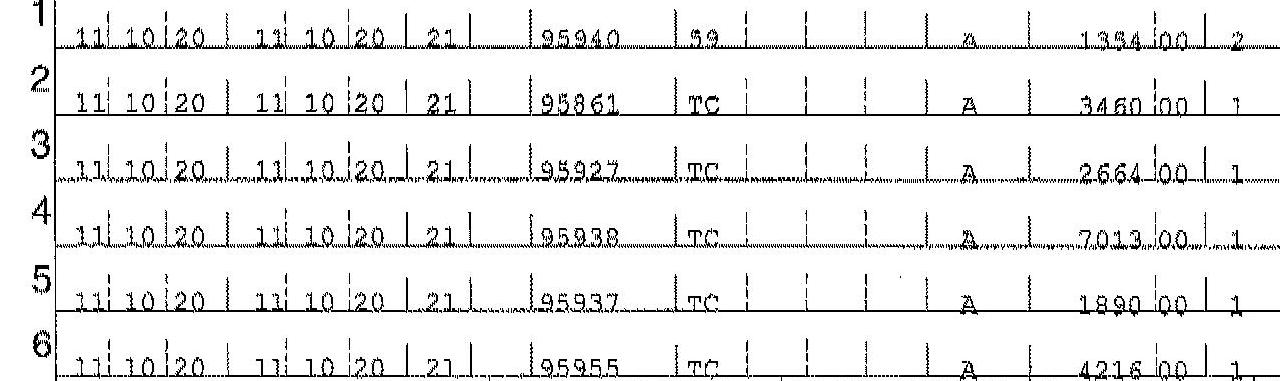
#> input picture Images/testimage1.jpeg, 1280 x 381 px
$ jupyter execute --allow-errors Untitled.ipynb   (older library calls are emulated)
#> lines starting #> are read from the running program, lines starting #| are printed output that depends on the picture; after the words box and inside, x2 and y2 are one past the last pixel; in counts of white or black regions, pixels touching at a corner belong together
[cell 1]
from imutils import contours
import numpy as np
import argparse
import imutils
import cv2

[cell 2]
from PIL import Image
import pytesseract
import cv2 as cv
import numpy as np
import imutils
from imutils import contours
from cv2 import imwrite

pytesseract.pytesseract.tesseract_cmd = r'/opt/homebrew/bin/tesseract'

img = cv.imread('Images/testimage1.jpeg',0)
#> img is the input picture: shape (381, 1280); min 0, max 255, mean 235.9

rectKernel = cv.getStructuringElement(cv.MORPH_RECT, (10, 8))
sqKernel = cv.getStructuringElement(cv.MORPH_RECT, (5, 5))

tophat = cv.morphologyEx(img, cv.MORPH_TOPHAT, rectKernel)
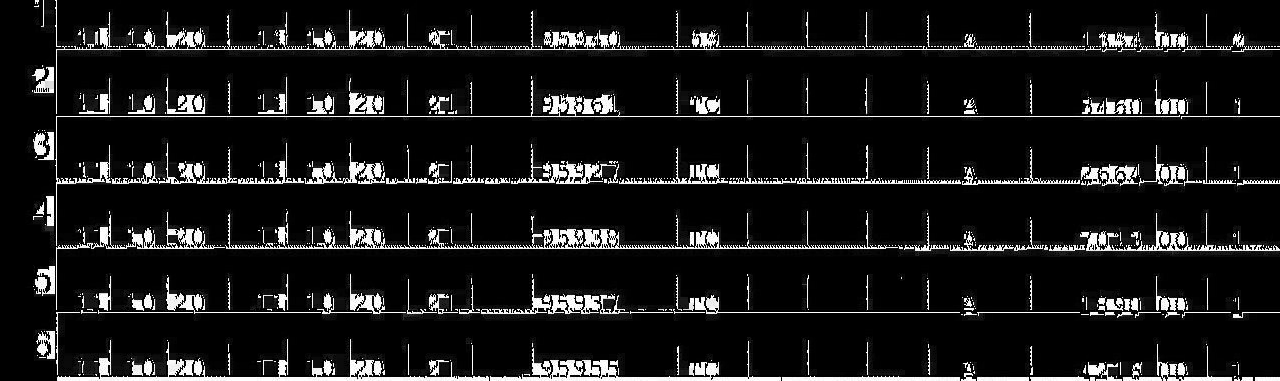
#> tophat: shape (381, 1280); min 0, max 255, mean 25

gradX = cv.Sobel(tophat, ddepth=cv.CV_32F, dx=1, dy=0, ksize=-1)
gradX = np.absolute(gradX)
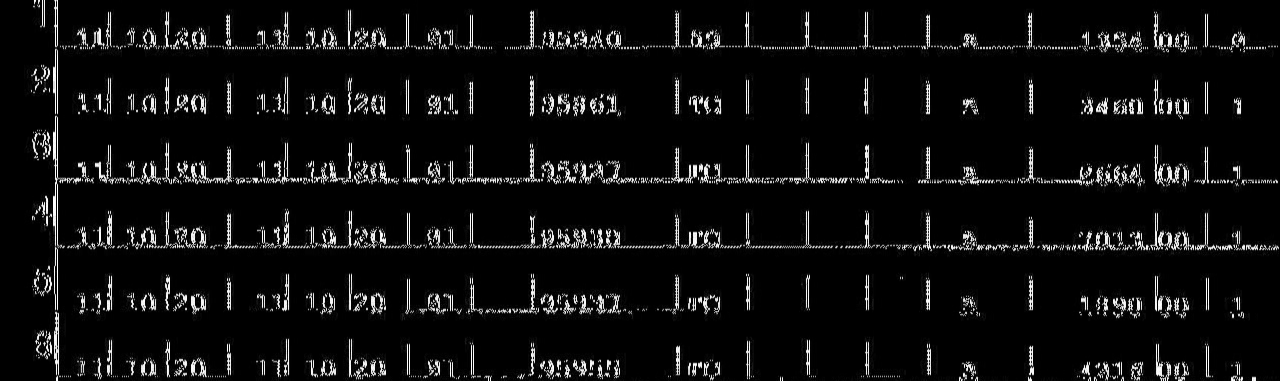
#> gradX: shape (381, 1280) float32; min 0, max 4080, mean 251.8; drawn with min black and max white
(minVal, maxVal) = (np.min(gradX), np.max(gradX))
#> minVal = 0; maxVal = 4080
gradX = (255 * ((gradX - minVal) / (maxVal - minVal)))
gradX = gradX.astype("uint8")
#_, contours, hierarchy = cv2.findContours(img,cv2.RETR_EXTERNAL,cv2.CHAIN_APPROX_NONE)
# apply a closing operation using the rectangular kernel to help
# cloes gaps in between credit card number digits, then apply
# Otsu's thresholding method to binarize the image
gradX = cv.morphologyEx(gradX, cv.MORPH_CLOSE, rectKernel)
thresh = cv.threshold(gradX, 0, 255, cv.THRESH_BINARY | cv.THRESH_OTSU)[1]
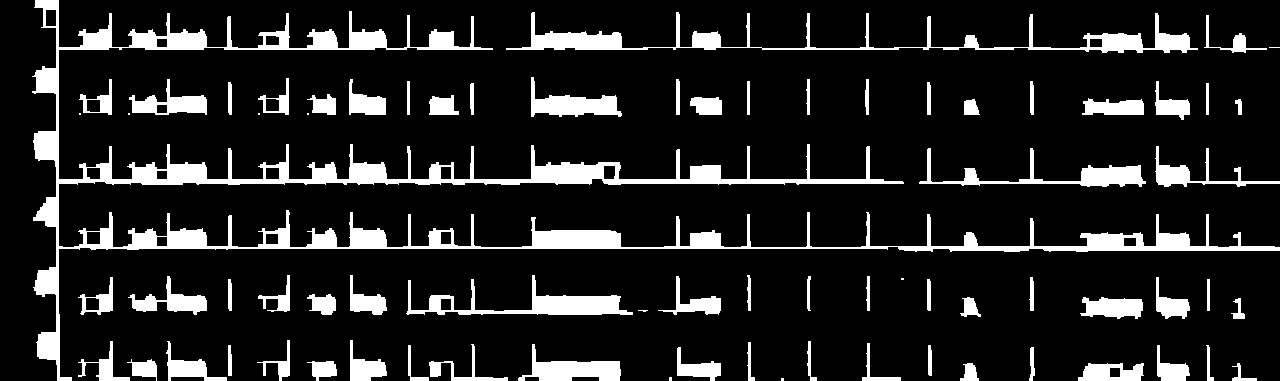
#> thresh: shape (381, 1280); 13.5% white; 75 white regions (9 under 20 px)

# apply a second closing operation to the binary image, again
# to help close gaps between credit card number regions
thresh = cv.morphologyEx(thresh, cv.MORPH_CLOSE, sqKernel)

cnts, _ = cv.findContours(thresh.copy(), cv.RETR_EXTERNAL, cv.CHAIN_APPROX_SIMPLE)
#> cnts = 75 contours, 9 with area under 20; largest, box (x1, y1, x2, y2) and area: (32, 0, 1280, 381) 27318, (506, 12, 1198, 53) 4428, (406, 275, 633, 315) 2470, (919, 148, 1146, 187) 1759, (518, 344, 621, 381) 1570
cnts = cnts[0] if imutils.is_cv2() else cnts[1]
#> cnts = [[781, 378], [781, 380], [783, 380], [783, 378]]
locs = []

[cell 3]
# loop over the contours
for (i, c) in enumerate(cnts):
    # compute the bounding box of the contour, then use the
    # bounding box coordinates to derive the aspect ratio
    (x, y, w, h) = cv.boundingRect(c)
    ar = w / float(h)

    if ar > 2.5 and ar < 4.0:
        # contours can further be pruned on minimum/maximum width
        # and height
        #cv.rectangle(img,(x,y),(x+w,y+h),(125,0,200),5)
        crop_img = img[y-5:y+h+5,x-5:x+w+5]

        th2 = cv.threshold(crop_img, 0, 255, cv.THRESH_BINARY | cv.THRESH_OTSU)[1]

        digitCnts = cv.findContours(th2.copy(), cv.RETR_EXTERNAL, cv.CHAIN_APPROX_SIMPLE)

        digitCnts = digitCnts[0] if imutils.is_cv2() else digitCnts[1]
        digitCnts = contours.sort_contours(digitCnts, method="left-to-right")[0]

        for d in digitCnts:
            (x, y, w, h) = cv.boundingRect(d)
            roi = crop_img[y-1 : y+h+1 , x-1 : x+w+1]
            roi = cv.resize(roi, (200,120))

            th3 = cv.threshold(roi, 0, 255, cv.THRESH_BINARY | cv.THRESH_OTSU)[1]

            arifs = cv.findContours(th3.copy(), cv.RETR_EXTERNAL, cv.CHAIN_APPROX_SIMPLE)
            rifs = arifs[0] if imutils.is_cv2() else arifs[1]

            arif = max(arifs, key = lambda x: cv.contourArea(x))
            drawing2 = np.zeros(th3.shape,np.uint8)
            cv.fillPoly(drawing2, pts =[arif], color=(255,255,255))
            main_digit = cv.bitwise_and(th3,th3, mask=drawing2)
            main_threshold = cv.threshold(main_digit, 0, 255, cv.THRESH_BINARY_INV | cv.THRESH_OTSU)[1]
#> this loop made 4 passes

[cell 4]
from pytesseract import pytesseract

path_to_tesseract = r'/opt/homebrew/bin/tesseract'
pytesseract.tesseract_cmd = path_to_tesseract

#> (the rest of this cell did not finish here and is left out)

[cell 5]
import matplotlib.pyplot as plt
#> (the rest of this cell did not finish here and is left out)

#> (a cell that did not finish here is left out)

#> (a cell that did not finish here is left out)

#> (a cell that did not finish here is left out)

[cell 9]
# initialize a rectangular (wider than it is tall) and square
# structuring kernel
rectKernel = cv2.getStructuringElement(cv2.MORPH_RECT, (9, 3))
sqKernel = cv2.getStructuringElement(cv2.MORPH_RECT, (5, 5))

[cell 10]
# load the input image, resize it, and convert it to grayscale
image = cv2.imread("Images/testimage1.jpeg")
image = imutils.resize(image, width=300)
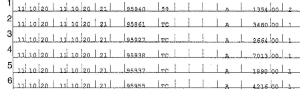
#> image: shape (89, 300, 3); min 14, max 255, mean 235.9
gray = cv2.cvtColor(image, cv2.COLOR_BGR2GRAY)

plt.imshow(gray)
plt.title('Image')
plt.show()

[cell 11]
# apply a tophat (whitehat) morphological operator to find light
# regions against a dark background (i.e., the credit card numbers)
tophat = cv2.morphologyEx(gray, cv2.MORPH_TOPHAT, rectKernel)
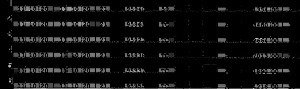
#> tophat: shape (89, 300); min 0, max 207, mean 14.9
plt.imshow(tophat)
plt.title('Image')
plt.show()

[cell 12]
# compute the Scharr gradient of the tophat image, then scale
# the rest back into the range [0, 255]
gradX = cv2.Sobel(tophat, ddepth=cv2.CV_32F, dx=1, dy=0, ksize=-1)
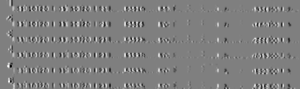
#> gradX: shape (89, 300) float32; min -2720, max 2705, mean 0.2; drawn with min black and max white
gradX = np.absolute(gradX)
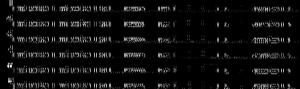
#> gradX: shape (89, 300) float32; min 0, max 2720, mean 160.3; drawn with min black and max white
(minVal, maxVal) = (np.min(gradX), np.max(gradX))
#> maxVal = 2720
gradX = (255 * ((gradX - minVal) / (maxVal - minVal)))
gradX = gradX.astype("uint8")

[cell 13]
# apply a closing operation using the rectangular kernel to help
# cloes gaps in between credit card number digits, then apply
# Otsu's thresholding method to binarize the image
gradX = cv2.morphologyEx(gradX, cv2.MORPH_CLOSE, rectKernel)
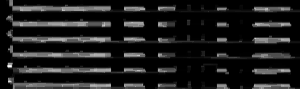
#> gradX: shape (89, 300); min 0, max 255, mean 27.2
thresh = cv2.threshold(gradX, 0, 255, cv2.THRESH_BINARY | cv2.THRESH_OTSU)[1]
#> thresh: shape (89, 300); 19.6% white; 33 white regions (2 under 20 px), largest, box (x1, y1, x2, y2) and area: (8, 78, 111, 89) 547, (6, 15, 111, 27) 526, (6, 30, 119, 43) 525
# apply a second closing operation to the binary image, again
# to help close gaps between credit card number regions
thresh = cv2.morphologyEx(thresh, cv2.MORPH_CLOSE, sqKernel)
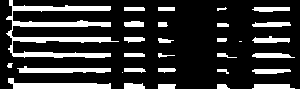
#> thresh: shape (89, 300); 20% white; 30 white regions (2 under 20 px)

[cell 14]
# find contours in the thresholded image, then initialize the
# list of digit locations
cnts = cv2.findContours(thresh.copy(), cv2.RETR_EXTERNAL, cv2.CHAIN_APPROX_SIMPLE)
#> cnts = 30 contours, 5 with area under 20; largest, box (x1, y1, x2, y2) and area: (6, 0, 119, 58) 1596, (8, 78, 111, 89) 498, (17, 66, 111, 73) 344, (252, 84, 295, 89) 141, (252, 36, 290, 43) 137
cnts = imutils.grab_contours(cnts)
locs = []

[cell 15]
# loop over the contours
for (i, c) in enumerate(cnts):
# compute the bounding box of the contour, then use the
# bounding box coordinates to derive the aspect ratio
    (x, y, w, h) = cv2.boundingRect(c)
    ar = w / float(h)
# since credit cards used a fixed size fonts with 4 groups
# of 4 digits, we can prune potential contours based on the
# aspect ratio
    if ar > 3.5 and ar < 6.0:
# contours can further be pruned on minimum/maximum width
# and height
       if (w > 40 and w < 55) and (h > 10 and h < 20):
# append the bounding box region of the digits group
# to our locations list
          locs.append((x, y, w, h))
#> this loop made 30 passes
#> (x, y, w, h, ar) on passes 1 to 12: (252, 84, 43, 5, 8.6), (217, 84, 13, 5, 2.6), (158, 84, 18, 5, 3.6), (124, 83, 21, 6, 3.5), (8, 78, 103, 11, 9.36), (122, 72, 1, 1, 1), (252, 69, 39, 5, 7.8), (217, 69, 12, 5, 2.4), (158, 68, 18, 5, 3.6), (124, 68, 22, 5, 4.4), (17, 66, 94, 7, 13.43), (7, 63, 6, 5, 1.2)
#> (c, x, y, w, h, ar) on passes 17, 28: ([[239, 41], [241, 41]], 239, 41, 3, 1, 3), ([[158, 7], [158, 10], [174, 10], [174, 7]], 158, 7, 17, 4, 4.25)
#> after the loop, locs = []

[cell 16]
# sort the digit locations from left-to-right, then initialize the
# list of classified digits
locs = sorted(locs, key=lambda x:x[0])
output = []

[cell 17]
# loop over the 4 groupings of 4 digits
for (i, (gX, gY, gW, gH)) in enumerate(locs):
    # initialize the list of group digits
    groupOutput = []
# extract the group ROI of 4 digits from the grayscale image,
# then apply thresholding to segment the digits from the
# background of the credit card
    group = gray[gY - 5:gY + gH + 5, gX - 5:gX + gW + 5]
    group = cv2.threshold(group, 0, 255, cv2.THRESH_BINARY | cv2.THRESH_OTSU)[1]
# detect the contours of each individual digit in the group,
# then sort the digit contours from left to right
    digitCnts = cv2.findContours(group.copy(), cv2.RETR_EXTERNAL, cv2.CHAIN_APPROX_SIMPLE)
    digitCnts = imutils.grab_contours(digitCnts)
    digitCnts = contours.sort_contours(digitCnts,method="left-to-right")[0]

    # loop over the digit contours
    for c in digitCnts:
# compute the bounding box of the individual digit, extract
# the digit, and resize it to have the same fixed size as
# the reference OCR-A images
        (x, y, w, h) = cv2.boundingRect(c)
        roi = group[y:y + h, x:x + w]
        roi = cv2.resize(roi, (57, 88))
# initialize a list of template matching scores
        scores = []
# loop over the reference digit name and digit ROI
        for (digit, digitROI) in digits.items():

# apply correlation-based template matching, take the
# score, and update the scores list
            result = cv2.matchTemplate(roi, digitROI, cv2.TM_CCOEFF)
            (_, score, _, _) = cv2.minMaxLoc(result)
            scores.append(score)
# the classification for the digit ROI will be the reference
# digit name with the *largest* template matching score
            groupOutput.append(str(np.argmax(scores)))
# draw the digit classifications around the group
            cv2.rectangle(image, (gX - 5, gY - 5), (gX + gW + 5, gY + gH + 5), (0, 0, 255), 2)
            cv2.putText(image, "".join(groupOutput), (gX, gY - 15), cv2.FONT_HERSHEY_SIMPLEX, 0.65, (0, 0, 255), 2)
# update the output digits list
            output.extend(groupOutput)
#> this loop made 0 passes
#> after the loop, output = []

[cell 18]
# display the output credit card information to the screen
print("Credit Card #: {}".format("".join(output)))
#| Credit Card #:
#> (the rest of this cell did not finish here and is left out)

[cell 19]
# Load the image
from matplotlib import pyplot as plt
import cv2

image = cv2.imread("Images/testimage1.jpeg")
image = imutils.resize(image, width=300)
plt.imshow(image)
plt.title('Image')
plt.show()

[cell 20]
# Cvt to color
color = cv2.cvtColor(image, cv2.COLOR_BGR2GRAY)
#plt.figure(figsize = (20,8))
plt.imshow(color)
plt.title('Image')
plt.show()

[cell 21]
thresh = cv2.threshold(color, 0, 255, cv2.THRESH_BINARY_INV | cv2.THRESH_OTSU)[1]
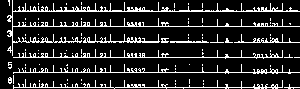
#> thresh: shape (89, 300); 15% white in thin lines or dots
#plt.figure(figsize = (20,8))
plt.imshow(thresh)
plt.title('Image')
plt.show()

#> (a cell that did not finish here is left out)

#> (a cell that did not finish here is left out)

[cell 24]
krn = cv2.getStructuringElement(cv2.MORPH_RECT, (5, 3))
#> krn = [[1, 1, 1, 1, 1], [1, 1, 1, 1, 1], [1, 1, 1, 1, 1]]
#> (the rest of this cell did not finish here and is left out)

#> (a cell that did not finish here is left out)

#> (a cell that did not finish here is left out)

#> (a cell that did not finish here is left out)

[cell 28]
# Normalization changes the range of pixel intensity values.

import numpy as np
norm_img = np.zeros((thresh.shape[0], thresh.shape[1]))
#> norm_img: shape (89, 300) float64; every value is 0
img = cv2.normalize(thresh, norm_img, 0, 255, cv2.NORM_MINMAX)
#plt.figure(figsize = (20,8))
plt.imshow(img)
plt.title('Image')
plt.show()

$ run again, with Images/testimage3.jpeg copied over Images/testimage1.jpeg
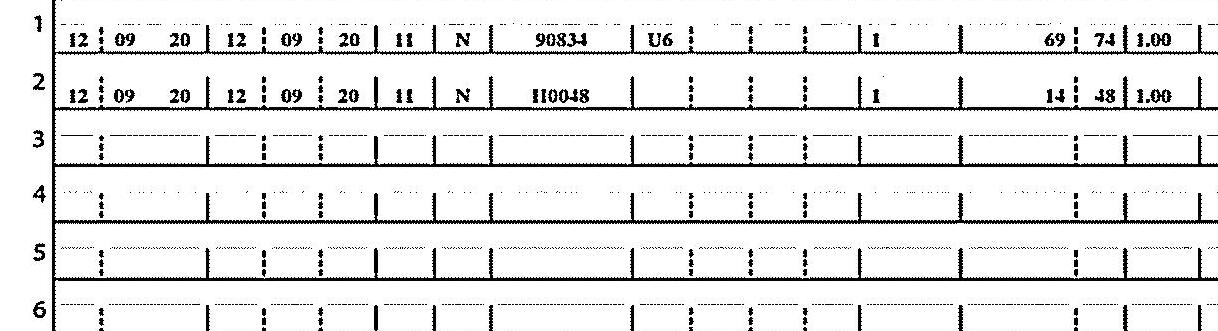
#> input picture Images/testimage3.jpeg, 1218 x 331 px
#> img is the input picture: shape (331, 1218); min 0, max 255, mean 231.7
#> `(minVal, maxVal) = (np.min(gradX), np.max(gradX))`: minVal = 0; maxVal = 4080
#> `thresh = cv.threshold(gradX, 0, 255, cv.THRESH_BINARY | cv.THRESH_OTSU..`:
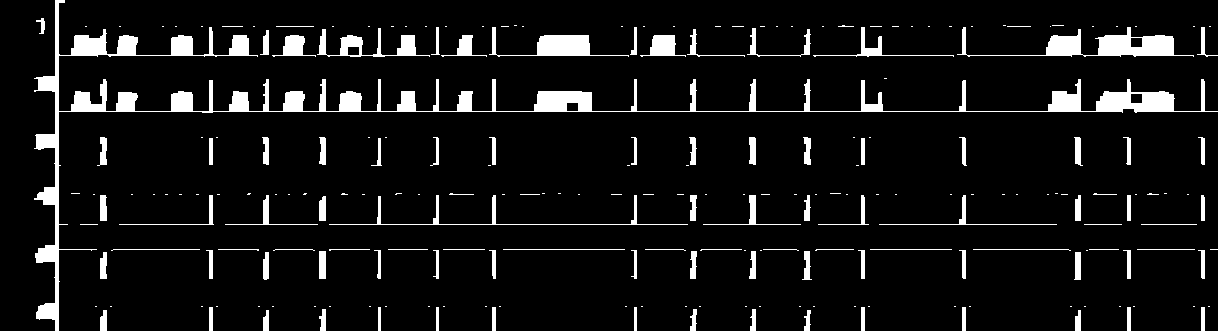
#> thresh: shape (331, 1218); 7.9% white; 230 white regions (131 under 20 px)
#> `cnts, _ = cv.findContours(thresh.copy(), cv.RETR_EXTERNAL, cv.CHAIN_AP..`: cnts = 230 contours, 154 with area under 20; largest, box (x1, y1, x2, y2) and area: (34, 0, 1218, 331) 11662, (957, 27, 1194, 57) 2161, (489, 27, 629, 57) 1098, (317, 28, 430, 57) 903, (640, 35, 686, 57) 458
#> `cnts = cnts[0] if imutils.is_cv2() else cnts[1]`: cnts = [[1078, 310], [1078, 315], [1077, 316], [1075, 316], [1075, 330], [1080, 330], [1080, 310]]
#> the loop `for (i, c) in enumerate(cnts):` made 7 passes
#> `(minVal, maxVal) = (np.min(gradX), np.max(gradX))`: maxVal = 3307
#> `cnts = cv2.findContours(thresh.copy(), cv2.RETR_EXTERNAL, cv2.CHAIN_AP..`: cnts = 28 contours, 18 with area under 20; largest, box (x1, y1, x2, y2) and area: (7, 18, 121, 26) 292, (43, 8, 121, 12) 214, (258, 6, 300, 13) 122, (257, 18, 300, 26) 108, (9, 4, 29, 12) 58
#> the loop `for (i, c) in enumerate(cnts):` made 28 passes
#> (c, ar) on passes 1, 2, 3, 5, 6, 8: ([[197, 77], [199, 77]], 3), ([[169, 77], [171, 77]], 3), ([[295, 75], [295, 80], [299, 80], [299, 75]], 0.833), ([[197, 65], [199, 65]], 3), ([[295, 61], [295, 67], [299, 67], [299, 61]], 0.714), ([[295, 47], [295, 53], [299, 53], [299, 47]], 0.714)
#> after the loop `for (i, c) in enumerate(cnts):`: locs = []
#| Credit Card #:
#> `thresh = cv2.threshold(color, 0, 255, cv2.THRESH_BINARY_INV | cv2.THRE..`:
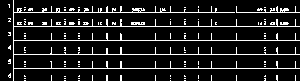
#> thresh: shape (81, 300); 11.2% white in thin lines or dots
#> krn = [[1, 1, 1, 1, 1], [1, 1, 1, 1, 1], [1, 1, 1, 1, 1]]
#> norm_img: shape (81, 300) float64; every value is 0

$ run again, with Images/testimage4.jpeg copied over Images/testimage1.jpeg
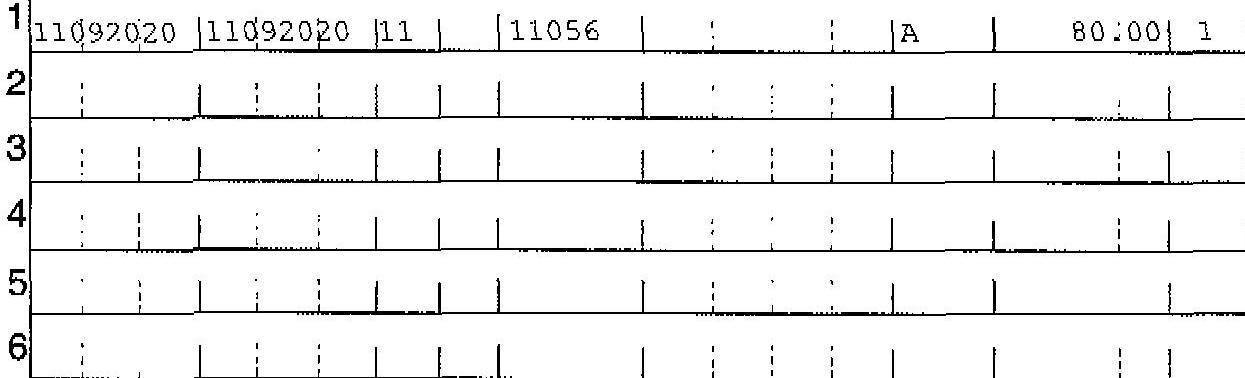
#> input picture Images/testimage4.jpeg, 1245 x 378 px
#> img is the input picture: shape (378, 1245); min 0, max 255, mean 241
#> `(minVal, maxVal) = (np.min(gradX), np.max(gradX))`: minVal = 0; maxVal = 4080
#> `cnts, _ = cv.findContours(thresh.copy(), cv.RETR_EXTERNAL, cv.CHAIN_AP..`: cnts = 159 contours, 72 with area under 20; largest, box (x1, y1, x2, y2) and area: (8, 0, 178, 378) 5580, (200, 19, 352, 55) 2394, (512, 22, 602, 42) 961, (1115, 23, 1179, 57) 864, (1075, 23, 1107, 43) 511
#> `cnts = cnts[0] if imutils.is_cv2() else cnts[1]`: cnts = [[140, 374], [140, 377], [142, 377], [142, 374]]
#> the loop `for (i, c) in enumerate(cnts):` made 4 passes
#> `(minVal, maxVal) = (np.min(gradX), np.max(gradX))`: maxVal = 3294
#> `cnts = cv2.findContours(thresh.copy(), cv2.RETR_EXTERNAL, cv2.CHAIN_AP..`: cnts = 36 contours, 28 with area under 20; largest, box (x1, y1, x2, y2) and area: (0, 0, 106, 23) 539, (258, 5, 293, 13) 152, (120, 4, 145, 12) 106, (0, 80, 8, 87) 42, (0, 64, 8, 71) 42, (0, 48, 8, 55) 42, (0, 32, 8, 39) 42, (215, 5, 222, 12) 23
#> the loop `for (i, c) in enumerate(cnts):` made 36 passes
#> (c, ar) on passes 2 to 7: ([[268, 86], [270, 86]], 3), ([[199, 85], [199, 90], [201, 90], [201, 85]], 0.5), ([[170, 85], [172, 85]], 3), ([[75, 84], [75, 90], [77, 90], [77, 84]], 0.429), ([[60, 84], [60, 85], [62, 85], [62, 84]], 1.5), ([[18, 84], [18, 90], [20, 90], [20, 84]], 0.429)
#> after the loop `for (i, c) in enumerate(cnts):`: locs = []
#| Credit Card #:
#> `thresh = cv2.threshold(color, 0, 255, cv2.THRESH_BINARY_INV | cv2.THRE..`:
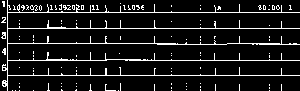
#> thresh: shape (91, 300); 9.6% white in thin lines or dots
#> krn = [[1, 1, 1, 1, 1], [1, 1, 1, 1, 1], [1, 1, 1, 1, 1]]
#> norm_img: shape (91, 300) float64; every value is 0
